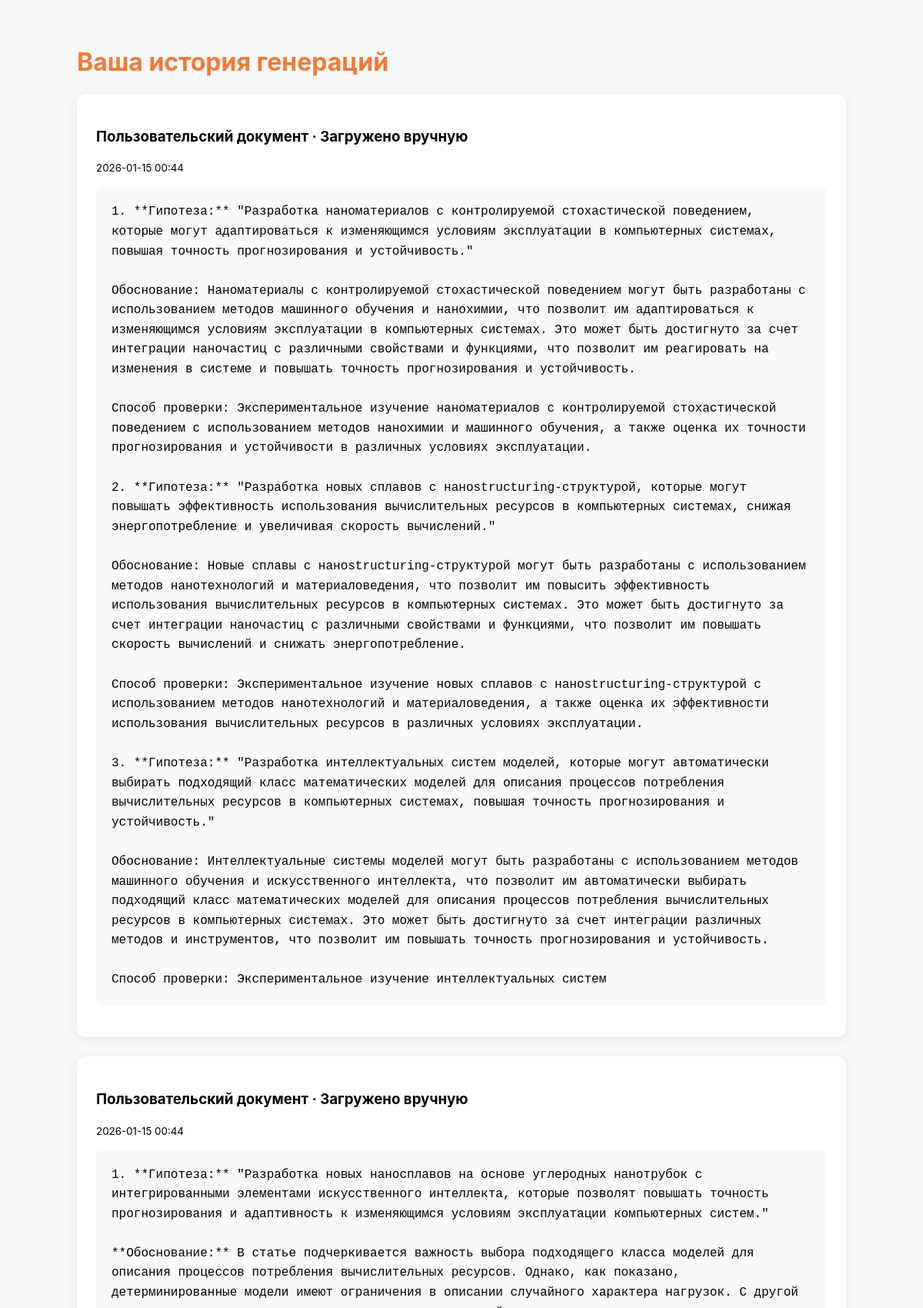
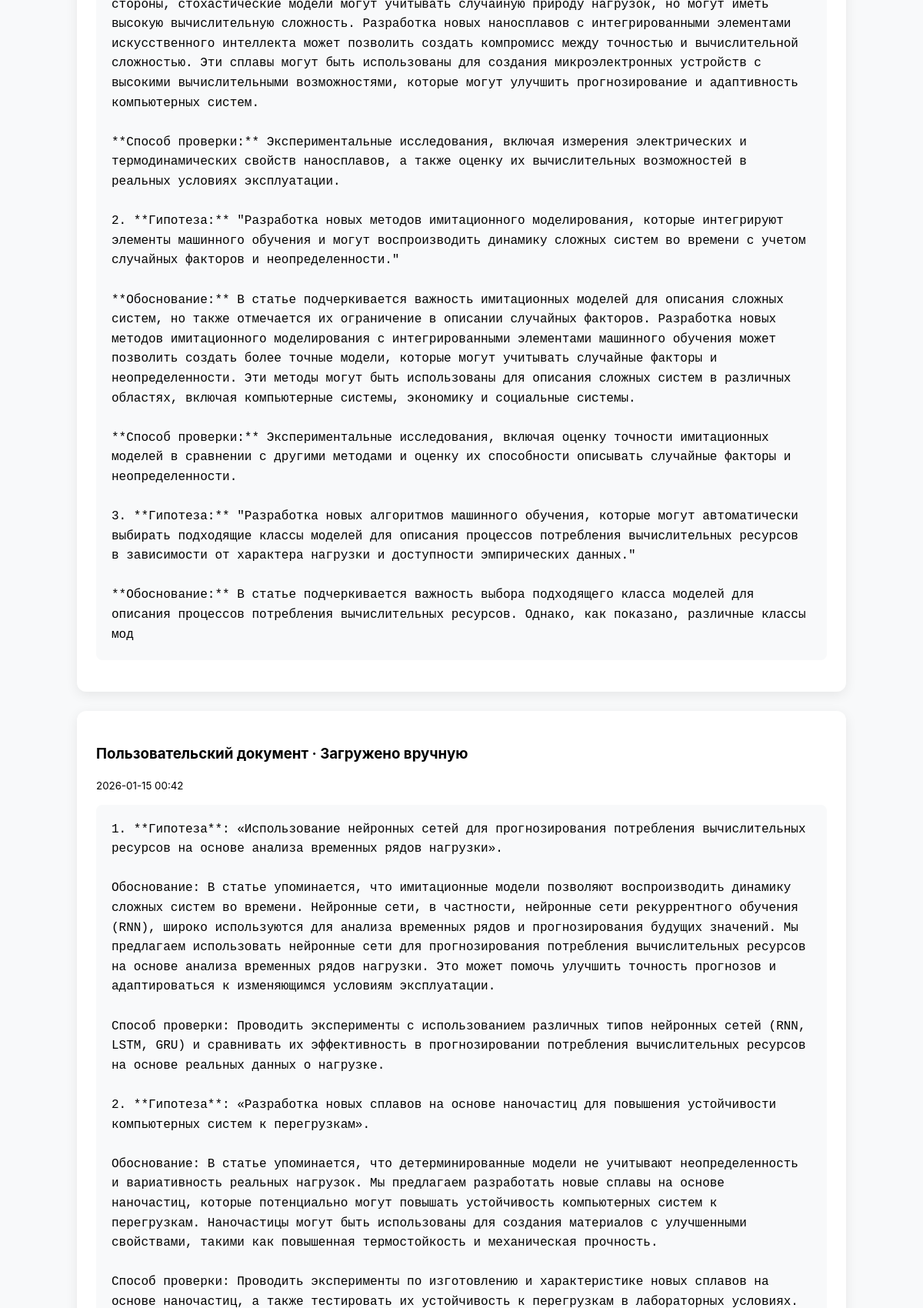
The page /history (signed in, upper part) on the database its author committed (2 pictures, top to bottom).
### main.py (models this page shows)
class Generation(db.Model):
    id = db.Column(db.Integer, primary_key=True)
    user_id = db.Column(db.Integer, db.ForeignKey('user.id'))
    article_title = db.Column(db.String(500))
    article_source = db.Column(db.String(50))
    hypotheses = db.Column(db.Text)
    created_at = db.Column(db.DateTime, default=datetime.utcnow)

### main.py (the view)
@app.route('/history')
@login_required
def history():
    gens = Generation.query.filter_by(user_id=current_user.id).order_by(Generation.created_at.desc()).limit(20).all()
    return render_template('history.html', generations=gens)

### main.py (called while the page is built)
@login_manager.user_loader
def load_user(user_id):
    return User.query.get(int(user_id))

### templates/history.html (shortened to what this page needs)
<!DOCTYPE html>
<html lang="ru">
<head>
</head>
<body>
  <h1>Ваша история генераций</h1>
  {% if generations %}
    {% for gen in generations %}
    <div class="card">
      <h3>{{ gen.article_title }} · {{ gen.article_source }}</h3>
      <small>{{ gen.created_at.strftime('%Y-%m-%d %H:%M') }}</small>
      <pre>{{ gen.hypotheses }}</pre>
    </div>
    {% endfor %}
  {% else %}
    <p>Пока нет сгенерированных гипотез. Попробуйте сгенерировать первую!</p>
  {% endif %}
</body>
</html>

### templates/history.html (style rules this page uses)
body { font-family:"Inter",sans-serif; background:#f8f9fa; margin:0; padding:40px; max-width:1000px; margin:auto; }
h1 { color:#f47936; }
.card { background:#fff; border-radius:12px; box-shadow:0 4px 16px rgba(0,0,0,0.08); padding:25px; margin-bottom:25px; }
pre { background:#f8f9fa; padding:20px; border-radius:8px; white-space:pre-wrap; font-size:16px; line-height:1.6; }

### rows shown on the page
Generation: article_title "Пользовательский документ", article_source "Загружено вручную", created_at "2026-01-15 00:44", hypotheses "1. **Гипотеза:** \"Разработка наноматериалов с контролируемой стохастической поведением, которые могут адаптироваться к изменяющимся условиям эксплуатации в компьютерных системах, повышая точность прогнозирования и устойчивость.\" Обоснование: Наноматериалы с контролируемой стохастической поведением могут быть разработаны с использованием методов машинного обучения и нанохимии, что позволит им адаптироваться к изменяющимся условиям эксплуатации в компьютерных системах. Это может быть достигнуто за счет интеграции наночастиц с различными свойствами и функциями, что позволит им реагировать на изменения в системе и повышать точность прогнозирования и устойчивость. Способ проверки:…"
Generation: article_title "Пользовательский документ", article_source "Загружено вручную", created_at "2026-01-15 00:44", hypotheses "1. **Гипотеза:** \"Разработка новых наносплавов на основе углеродных нанотрубок с интегрированными элементами искусственного интеллекта, которые позволят повышать точность прогнозирования и адаптивность к изменяющимся условиям эксплуатации компьютерных систем.\" **Обоснование:** В статье подчеркивается важность выбора подходящего класса моделей для описания процессов потребления вычислительных ресурсов. Однако, как показано, детерминированные модели имеют ограничения в описании случайного характера нагрузок. С другой стороны, стохастические модели могут учитывать случайную природу нагрузок, но могут иметь высокую вычислительную сложность. Разработка новых наносплавов с интегрированными…"
Generation: article_title "Пользовательский документ", article_source "Загружено вручную", created_at "2026-01-15 00:42"
